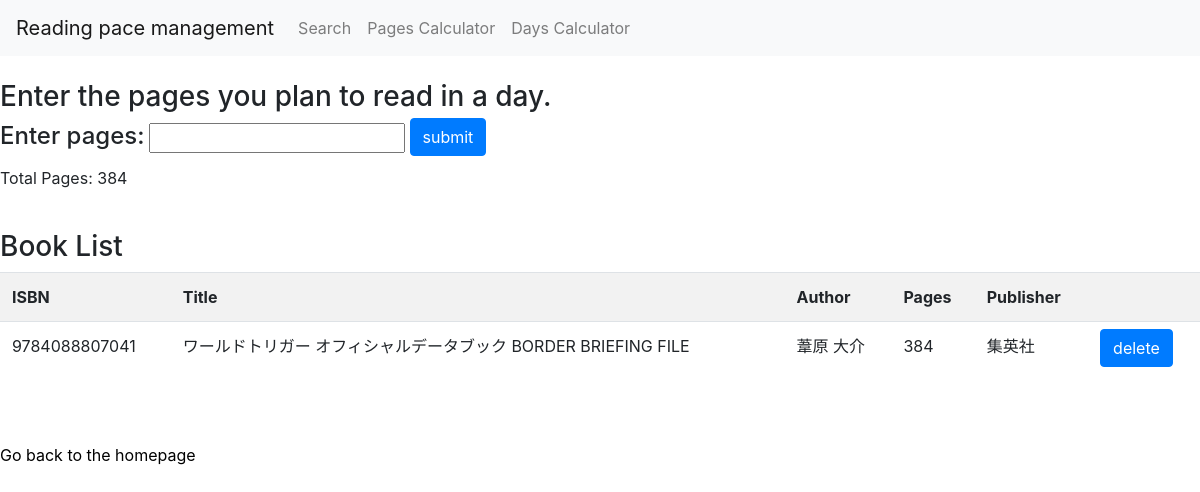
The app's page /days, older data.
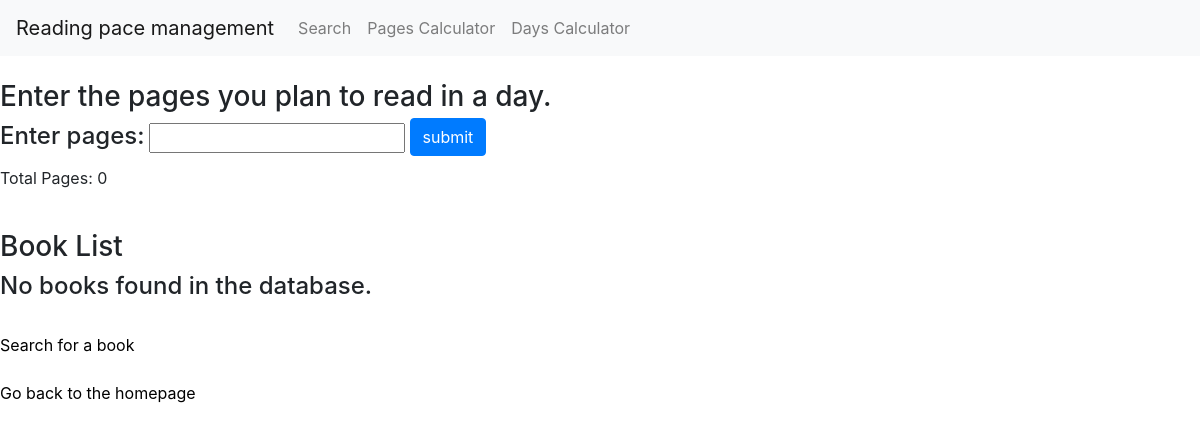
The same page, newer data.
### tables this page shows
CREATE TABLE 'books' ('isbn' INTEGER,
            title TEXT,
            author TEXT,'pages' INTEGER,
            publisher TEXT
        , PRIMARY KEY ("isbn") );

### app.py (the view)
@app.route("/days", methods=["GET", "POST"])
def days():
    books, total_pages = display()
    conn = create_conn_pages()
    c = conn.cursor()
    c.execute("SELECT * FROM input_pages")
    data = c.fetchone()  # data にアクセス
    if request.method == "POST":
        try:
            pages_per_day = int(request.form["pages_per_day"])
        except ValueError:
            flash("Invalid pages format", "error")
            return render_template("days.html", books=books, total_pages=total_pages)
        if pages_per_day <= 0:
            flash("Please enter a number greater than or equal to 1.", "error")
            return render_template("days.html", books=books, total_pages=total_pages)
        if pages_per_day is None:
            flash("Invalid pages format", "error")
            return render_template("days.html", books=books, total_pages=total_pages)
        if total_pages is None:
            flash("No books in database", "error")
            return render_template("days.html", books=books, total_pages=total_pages)
        if not data:
            c.execute("INSERT INTO input_pages (pages) VALUES (?)", (pages_per_day,))
        else:
            c.execute("UPDATE input_pages SET pages = ?", (pages_per_day,))
        conn.commit()
        conn.close()
        start_date = datetime.now()
        days = math.ceil(total_pages / pages_per_day) if pages_per_day else None  # pages_per_day が None の場合は days も None
        finish_date = start_date + timedelta(days=days) if days else None  # days が None の場合は finish_date も None
        return render_template("days.html", books=books, total_pages=total_pages, pages_per_day=pages_per_day, days=days, finish_date=finish_date)
    else:
        if data:
            pages_per_day = data[0]
        else:
            pages_per_day = None
        if not books:
            return render_template("days.html")
        start_date = datetime.now()
        days = math.ceil(total_pages / pages_per_day) if pages_per_day else None  # pages_per_day が None の場合は days も None
        finish_date = start_date + timedelta(days=days) if days else None  # days が None の場合は finish_date も None
        return render_template("days.html", books=books, total_pages=total_pages, pages_per_day=pages_per_day, days=days, finish_date=finish_date)

### app.py (called while the page is built)
def create_conn():
    conn = sqlite3.connect("books.db")
    c = conn.cursor()
    c.execute("CREATE TABLE IF NOT EXISTS books (isbn INTEGER PRIMARY KEY, title TEXT, author TEXT, pages INTEGER, publisher TEXT)")
    return conn

def create_conn_pages():
    conn = sqlite3.connect("books.db")
    c = conn.cursor()
    c.execute("CREATE TABLE IF NOT EXISTS input_pages (pages INTEGER)")
    return conn

def display():
    conn = create_conn()
    c = conn.cursor()
    c.execute("SELECT * FROM books")
    books = c.fetchall()
    c.execute("SELECT sum(pages) FROM books")
    total_pages = c.fetchone()[0]
    conn.close()
    return books,total_pages

### templates/days.html (shortened to what this page needs)
{% extends "layout.html" %}
{% block content %}
  <h3>Enter the pages you plan to read in a day.</h3>
  <form action="/days" method="post">
    <label for="pages"><h4>Enter pages:</h4></label>
    <input type="number" id="pages" name="pages_per_day">
    <button type="submit" class="btn btn-primary">submit</button>
  </form>
  {% if total_pages %}
    <p>Total Pages: {{ total_pages }}</p>
  {% else %}
    <p>Total Pages: 0</p>
  {% endif %}
  <br>
  <h3>Book List</h3>
  {% if books %}
    <table class="table table-striped">
      <tr>
        <th scope="col">ISBN</th>
        <th scope="col">Title</th>
        <th scope="col">Author</th>
        <th scope="col">Pages</th>
        <th scope="col">Publisher</th>
        <th scope="col"></th>
      </tr>
      {% for book in books %}
    <tr>
      <td>{{ book[0] }}</td>
      <td>{{ book[1] }}</td>
      <td>{{ book[2] }}</td>
      <td>{{ book[3] }}</td>
      <td>{{ book[4] }}</td>
      <td><form action="/delete" method="post">
        <button type="submit" class="btn btn-primary">delete</button>
      </form>
      </td>
    </tr>
    {% endfor %}
    </table>
  {% else %}
    <h4>No books found in the database.</h4>
    <br>
    <a href="/search">Search for a book</a>
  {% endif %}
  <br><br>
  <a href="{{ url_for('index') }}">Go back to the homepage</a>
{% endblock %}

Row changes from the older to the newer data that the page shows:
removed books: isbn "9784088807041", title "ワールドトリガー オフィシャルデータブック BORDER BRIEFING FILE", author "葦原 大介", pages "384", publisher "集英社"
Text that changed along with them:
{{ total_pages }}: "384" → (not shown)
text no longer shown: "Total Pages: ISBN Title Author Pages Publisher"
text now shown: "Total Pages: 0 No books found in the database. Search for a book"
